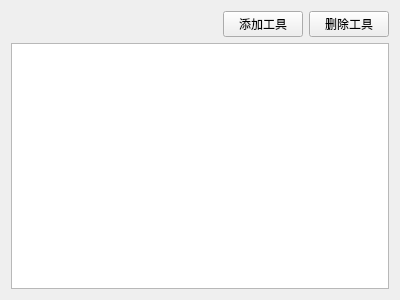
<?xml version="1.0" encoding="UTF-8"?>
<ui version="4.0">
 <class>ToolWidget</class>
 <widget class="QWidget" name="ToolWidget">
  <property name="geometry">
   <rect>
    <x>0</x>
    <y>0</y>
    <width>400</width>
    <height>300</height>
   </rect>
  </property>
  <property name="windowTitle">
   <string>Form</string>
  </property>
  <layout class="QVBoxLayout" name="verticalLayout">
   <item>
    <layout class="QHBoxLayout" name="horizontalLayout">
     <item>
      <spacer name="horizontalSpacer">
       <property name="orientation">
        <enum>Qt::Horizontal</enum>
       </property>
       <property name="sizeHint" stdset="0">
        <size>
         <width>40</width>
         <height>20</height>
        </size>
       </property>
      </spacer>
     </item>
     <item>
      <widget class="QPushButton" name="btn_add_tool">
       <property name="text">
        <string>添加工具</string>
       </property>
      </widget>
     </item>
     <item>
      <widget class="QPushButton" name="btn_del_tool">
       <property name="text">
        <string>删除工具</string>
       </property>
      </widget>
     </item>
    </layout>
   </item>
   <item>
    <widget class="QListWidget" name="tool_listWidget"/>
   </item>
  </layout>
 </widget>
 <resources/>
 <connections/>
</ui>
